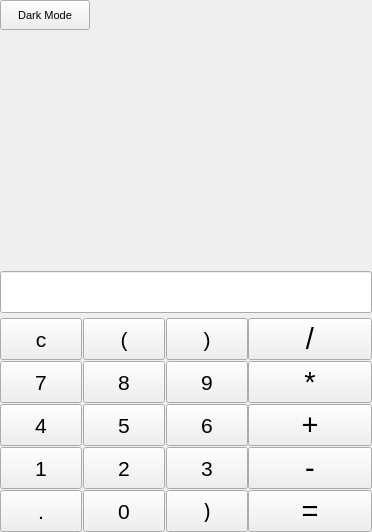
<?xml version="1.0" encoding="UTF-8"?>
<ui version="4.0">
 <class>MainWindow</class>
 <widget class="QMainWindow" name="MainWindow">
  <property name="geometry">
   <rect>
    <x>0</x>
    <y>0</y>
    <width>372</width>
    <height>532</height>
   </rect>
  </property>
  <property name="windowTitle">
   <string>MainWindow</string>
  </property>
  <widget class="QWidget" name="centralwidget">
   <layout class="QGridLayout" name="gridLayout">
    <property name="leftMargin">
     <number>0</number>
    </property>
    <property name="topMargin">
     <number>0</number>
    </property>
    <property name="rightMargin">
     <number>0</number>
    </property>
    <property name="bottomMargin">
     <number>0</number>
    </property>
    <item row="0" column="0">
     <widget class="QWidget" name="mainWidget" native="true">
      <property name="sizePolicy">
       <sizepolicy hsizetype="Expanding" vsizetype="Expanding">
        <horstretch>0</horstretch>
        <verstretch>0</verstretch>
       </sizepolicy>
      </property>
      <property name="font">
       <font>
        <pointsize>16</pointsize>
       </font>
      </property>
      <layout class="QGridLayout" name="gridLayout_2">
       <property name="leftMargin">
        <number>0</number>
       </property>
       <property name="topMargin">
        <number>0</number>
       </property>
       <property name="rightMargin">
        <number>0</number>
       </property>
       <property name="bottomMargin">
        <number>0</number>
       </property>
       <property name="horizontalSpacing">
        <number>12</number>
       </property>
       <property name="verticalSpacing">
        <number>5</number>
       </property>
       <item row="0" column="0" alignment="Qt::AlignmentFlag::AlignLeft">
        <widget class="QPushButton" name="toggleThemeBtn">
         <property name="sizePolicy">
          <sizepolicy hsizetype="Ignored" vsizetype="Ignored">
           <horstretch>0</horstretch>
           <verstretch>0</verstretch>
          </sizepolicy>
         </property>
         <property name="minimumSize">
          <size>
           <width>90</width>
           <height>30</height>
          </size>
         </property>
         <property name="maximumSize">
          <size>
           <width>90</width>
           <height>30</height>
          </size>
         </property>
         <property name="font">
          <font>
           <pointsize>8</pointsize>
          </font>
         </property>
         <property name="text">
          <string>Dark Mode</string>
         </property>
        </widget>
       </item>
       <item row="5" column="0" alignment="Qt::AlignmentFlag::AlignBottom">
        <widget class="QLineEdit" name="display">
         <property name="sizePolicy">
          <sizepolicy hsizetype="Expanding" vsizetype="Expanding">
           <horstretch>0</horstretch>
           <verstretch>0</verstretch>
          </sizepolicy>
         </property>
         <property name="font">
          <font>
           <pointsize>22</pointsize>
          </font>
         </property>
         <property name="autoFillBackground">
          <bool>false</bool>
         </property>
         <property name="inputMethodHints">
          <set>Qt::InputMethodHint::ImhNone</set>
         </property>
         <property name="text">
          <string/>
         </property>
         <property name="frame">
          <bool>true</bool>
         </property>
         <property name="alignment">
          <set>Qt::AlignmentFlag::AlignBottom|Qt::AlignmentFlag::AlignRight|Qt::AlignmentFlag::AlignTrailing</set>
         </property>
         <property name="readOnly">
          <bool>true</bool>
         </property>
        </widget>
       </item>
       <item row="6" column="0" alignment="Qt::AlignmentFlag::AlignBottom">
        <widget class="QWidget" name="padWidget" native="true">
         <property name="sizePolicy">
          <sizepolicy hsizetype="Expanding" vsizetype="Expanding">
           <horstretch>0</horstretch>
           <verstretch>0</verstretch>
          </sizepolicy>
         </property>
         <property name="font">
          <font>
           <pointsize>16</pointsize>
          </font>
         </property>
         <layout class="QHBoxLayout" name="horizontalLayout">
          <property name="spacing">
           <number>0</number>
          </property>
          <property name="leftMargin">
           <number>0</number>
          </property>
          <property name="topMargin">
           <number>0</number>
          </property>
          <property name="rightMargin">
           <number>0</number>
          </property>
          <property name="bottomMargin">
           <number>0</number>
          </property>
          <item>
           <widget class="QWidget" name="numWidget" native="true">
            <property name="sizePolicy">
             <sizepolicy hsizetype="Expanding" vsizetype="Preferred">
              <horstretch>80</horstretch>
              <verstretch>0</verstretch>
             </sizepolicy>
            </property>
            <layout class="QGridLayout" name="gridLayout_3">
             <property name="leftMargin">
              <number>0</number>
             </property>
             <property name="topMargin">
              <number>0</number>
             </property>
             <property name="rightMargin">
              <number>0</number>
             </property>
             <property name="bottomMargin">
              <number>0</number>
             </property>
             <property name="spacing">
              <number>1</number>
             </property>
             <item row="1" column="4">
              <widget class="QPushButton" name="button9">
               <property name="sizePolicy">
                <sizepolicy hsizetype="Expanding" vsizetype="Expanding">
                 <horstretch>0</horstretch>
                 <verstretch>0</verstretch>
                </sizepolicy>
               </property>
               <property name="font">
                <font>
                 <pointsize>16</pointsize>
                </font>
               </property>
               <property name="text">
                <string>9</string>
               </property>
              </widget>
             </item>
             <item row="2" column="3">
              <widget class="QPushButton" name="button5">
               <property name="sizePolicy">
                <sizepolicy hsizetype="Expanding" vsizetype="Expanding">
                 <horstretch>0</horstretch>
                 <verstretch>0</verstretch>
                </sizepolicy>
               </property>
               <property name="font">
                <font>
                 <pointsize>16</pointsize>
                </font>
               </property>
               <property name="text">
                <string>5</string>
               </property>
              </widget>
             </item>
             <item row="3" column="4">
              <widget class="QPushButton" name="button3">
               <property name="sizePolicy">
                <sizepolicy hsizetype="Expanding" vsizetype="Expanding">
                 <horstretch>0</horstretch>
                 <verstretch>0</verstretch>
                </sizepolicy>
               </property>
               <property name="font">
                <font>
                 <pointsize>16</pointsize>
                </font>
               </property>
               <property name="text">
                <string>3</string>
               </property>
              </widget>
             </item>
             <item row="1" column="3">
              <widget class="QPushButton" name="button8">
               <property name="sizePolicy">
                <sizepolicy hsizetype="Expanding" vsizetype="Expanding">
                 <horstretch>0</horstretch>
                 <verstretch>0</verstretch>
                </sizepolicy>
               </property>
               <property name="font">
                <font>
                 <pointsize>16</pointsize>
                </font>
               </property>
               <property name="text">
                <string>8</string>
               </property>
              </widget>
             </item>
             <item row="2" column="1">
              <widget class="QPushButton" name="button4">
               <property name="sizePolicy">
                <sizepolicy hsizetype="Expanding" vsizetype="Expanding">
                 <horstretch>0</horstretch>
                 <verstretch>0</verstretch>
                </sizepolicy>
               </property>
               <property name="font">
                <font>
                 <pointsize>16</pointsize>
                </font>
               </property>
               <property name="text">
                <string>4</string>
               </property>
              </widget>
             </item>
             <item row="4" column="3">
              <widget class="QPushButton" name="button0">
               <property name="sizePolicy">
                <sizepolicy hsizetype="Expanding" vsizetype="Expanding">
                 <horstretch>0</horstretch>
                 <verstretch>0</verstretch>
                </sizepolicy>
               </property>
               <property name="font">
                <font>
                 <pointsize>16</pointsize>
                </font>
               </property>
               <property name="text">
                <string>0</string>
               </property>
              </widget>
             </item>
             <item row="1" column="1">
              <widget class="QPushButton" name="button7">
               <property name="sizePolicy">
                <sizepolicy hsizetype="Expanding" vsizetype="Expanding">
                 <horstretch>0</horstretch>
                 <verstretch>0</verstretch>
                </sizepolicy>
               </property>
               <property name="font">
                <font>
                 <pointsize>16</pointsize>
                </font>
               </property>
               <property name="text">
                <string>7</string>
               </property>
              </widget>
             </item>
             <item row="2" column="4">
              <widget class="QPushButton" name="button6">
               <property name="sizePolicy">
                <sizepolicy hsizetype="Expanding" vsizetype="Expanding">
                 <horstretch>0</horstretch>
                 <verstretch>0</verstretch>
                </sizepolicy>
               </property>
               <property name="font">
                <font>
                 <pointsize>16</pointsize>
                </font>
               </property>
               <property name="text">
                <string>6</string>
               </property>
              </widget>
             </item>
             <item row="4" column="4">
              <widget class="QPushButton" name="backspaceButton">
               <property name="sizePolicy">
                <sizepolicy hsizetype="Expanding" vsizetype="Expanding">
                 <horstretch>0</horstretch>
                 <verstretch>0</verstretch>
                </sizepolicy>
               </property>
               <property name="font">
                <font>
                 <family>Wingdings 3</family>
                 <pointsize>16</pointsize>
                </font>
               </property>
               <property name="mouseTracking">
                <bool>true</bool>
               </property>
               <property name="tabletTracking">
                <bool>false</bool>
               </property>
               <property name="contextMenuPolicy">
                <enum>Qt::ContextMenuPolicy::DefaultContextMenu</enum>
               </property>
               <property name="acceptDrops">
                <bool>false</bool>
               </property>
               <property name="text">
                <string>)</string>
               </property>
               <property name="checkable">
                <bool>false</bool>
               </property>
               <property name="checked">
                <bool>false</bool>
               </property>
               <property name="autoRepeat">
                <bool>false</bool>
               </property>
               <property name="autoExclusive">
                <bool>false</bool>
               </property>
              </widget>
             </item>
             <item row="3" column="1">
              <widget class="QPushButton" name="button1">
               <property name="sizePolicy">
                <sizepolicy hsizetype="Expanding" vsizetype="Expanding">
                 <horstretch>0</horstretch>
                 <verstretch>0</verstretch>
                </sizepolicy>
               </property>
               <property name="font">
                <font>
                 <pointsize>16</pointsize>
                </font>
               </property>
               <property name="text">
                <string>1</string>
               </property>
              </widget>
             </item>
             <item row="4" column="1">
              <widget class="QPushButton" name="buttonDot">
               <property name="sizePolicy">
                <sizepolicy hsizetype="Expanding" vsizetype="Expanding">
                 <horstretch>0</horstretch>
                 <verstretch>0</verstretch>
                </sizepolicy>
               </property>
               <property name="font">
                <font>
                 <pointsize>16</pointsize>
                </font>
               </property>
               <property name="text">
                <string>.</string>
               </property>
              </widget>
             </item>
             <item row="3" column="3">
              <widget class="QPushButton" name="button2">
               <property name="sizePolicy">
                <sizepolicy hsizetype="Expanding" vsizetype="Expanding">
                 <horstretch>0</horstretch>
                 <verstretch>0</verstretch>
                </sizepolicy>
               </property>
               <property name="font">
                <font>
                 <pointsize>16</pointsize>
                </font>
               </property>
               <property name="text">
                <string>2</string>
               </property>
              </widget>
             </item>
             <item row="0" column="4">
              <widget class="QPushButton" name="buttonCloseBracket">
               <property name="sizePolicy">
                <sizepolicy hsizetype="Expanding" vsizetype="Expanding">
                 <horstretch>0</horstretch>
                 <verstretch>0</verstretch>
                </sizepolicy>
               </property>
               <property name="font">
                <font>
                 <pointsize>16</pointsize>
                </font>
               </property>
               <property name="text">
                <string>)</string>
               </property>
              </widget>
             </item>
             <item row="0" column="3">
              <widget class="QPushButton" name="buttonOpenBracket">
               <property name="sizePolicy">
                <sizepolicy hsizetype="Expanding" vsizetype="Expanding">
                 <horstretch>0</horstretch>
                 <verstretch>0</verstretch>
                </sizepolicy>
               </property>
               <property name="font">
                <font>
                 <pointsize>16</pointsize>
                </font>
               </property>
               <property name="text">
                <string>(</string>
               </property>
              </widget>
             </item>
             <item row="0" column="1">
              <widget class="QPushButton" name="buttonClear">
               <property name="sizePolicy">
                <sizepolicy hsizetype="Expanding" vsizetype="Expanding">
                 <horstretch>0</horstretch>
                 <verstretch>0</verstretch>
                </sizepolicy>
               </property>
               <property name="font">
                <font>
                 <pointsize>16</pointsize>
                </font>
               </property>
               <property name="text">
                <string>c</string>
               </property>
              </widget>
             </item>
            </layout>
           </widget>
          </item>
          <item>
           <widget class="QWidget" name="opWidget" native="true">
            <property name="sizePolicy">
             <sizepolicy hsizetype="Expanding" vsizetype="Preferred">
              <horstretch>40</horstretch>
              <verstretch>0</verstretch>
             </sizepolicy>
            </property>
            <property name="font">
             <font>
              <pointsize>16</pointsize>
             </font>
            </property>
            <layout class="QVBoxLayout" name="verticalLayout_2">
             <property name="spacing">
              <number>1</number>
             </property>
             <property name="leftMargin">
              <number>0</number>
             </property>
             <property name="topMargin">
              <number>0</number>
             </property>
             <property name="rightMargin">
              <number>0</number>
             </property>
             <property name="bottomMargin">
              <number>0</number>
             </property>
             <item>
              <widget class="QPushButton" name="buttonDiv">
               <property name="sizePolicy">
                <sizepolicy hsizetype="Expanding" vsizetype="Expanding">
                 <horstretch>0</horstretch>
                 <verstretch>0</verstretch>
                </sizepolicy>
               </property>
               <property name="font">
                <font>
                 <pointsize>22</pointsize>
                </font>
               </property>
               <property name="mouseTracking">
                <bool>true</bool>
               </property>
               <property name="tabletTracking">
                <bool>false</bool>
               </property>
               <property name="contextMenuPolicy">
                <enum>Qt::ContextMenuPolicy::DefaultContextMenu</enum>
               </property>
               <property name="acceptDrops">
                <bool>false</bool>
               </property>
               <property name="text">
                <string>/</string>
               </property>
               <property name="checkable">
                <bool>false</bool>
               </property>
               <property name="checked">
                <bool>false</bool>
               </property>
               <property name="autoRepeat">
                <bool>false</bool>
               </property>
               <property name="autoExclusive">
                <bool>false</bool>
               </property>
              </widget>
             </item>
             <item>
              <widget class="QPushButton" name="buttonMul">
               <property name="sizePolicy">
                <sizepolicy hsizetype="Expanding" vsizetype="Expanding">
                 <horstretch>0</horstretch>
                 <verstretch>0</verstretch>
                </sizepolicy>
               </property>
               <property name="font">
                <font>
                 <pointsize>22</pointsize>
                </font>
               </property>
               <property name="mouseTracking">
                <bool>true</bool>
               </property>
               <property name="tabletTracking">
                <bool>false</bool>
               </property>
               <property name="contextMenuPolicy">
                <enum>Qt::ContextMenuPolicy::DefaultContextMenu</enum>
               </property>
               <property name="acceptDrops">
                <bool>false</bool>
               </property>
               <property name="text">
                <string>*</string>
               </property>
               <property name="checkable">
                <bool>false</bool>
               </property>
               <property name="checked">
                <bool>false</bool>
               </property>
               <property name="autoRepeat">
                <bool>false</bool>
               </property>
               <property name="autoExclusive">
                <bool>false</bool>
               </property>
              </widget>
             </item>
             <item>
              <widget class="QPushButton" name="buttonAdd">
               <property name="enabled">
                <bool>true</bool>
               </property>
               <property name="sizePolicy">
                <sizepolicy hsizetype="Expanding" vsizetype="Expanding">
                 <horstretch>0</horstretch>
                 <verstretch>0</verstretch>
                </sizepolicy>
               </property>
               <property name="font">
                <font>
                 <pointsize>22</pointsize>
                </font>
               </property>
               <property name="mouseTracking">
                <bool>true</bool>
               </property>
               <property name="tabletTracking">
                <bool>false</bool>
               </property>
               <property name="focusPolicy">
                <enum>Qt::FocusPolicy::StrongFocus</enum>
               </property>
               <property name="contextMenuPolicy">
                <enum>Qt::ContextMenuPolicy::DefaultContextMenu</enum>
               </property>
               <property name="acceptDrops">
                <bool>false</bool>
               </property>
               <property name="autoFillBackground">
                <bool>false</bool>
               </property>
               <property name="text">
                <string>+</string>
               </property>
               <property name="checkable">
                <bool>false</bool>
               </property>
               <property name="checked">
                <bool>false</bool>
               </property>
               <property name="autoRepeat">
                <bool>false</bool>
               </property>
               <property name="autoExclusive">
                <bool>false</bool>
               </property>
               <property name="autoDefault">
                <bool>false</bool>
               </property>
               <property name="default">
                <bool>false</bool>
               </property>
               <property name="flat">
                <bool>false</bool>
               </property>
              </widget>
             </item>
             <item>
              <widget class="QPushButton" name="buttonSub">
               <property name="sizePolicy">
                <sizepolicy hsizetype="Expanding" vsizetype="Expanding">
                 <horstretch>0</horstretch>
                 <verstretch>0</verstretch>
                </sizepolicy>
               </property>
               <property name="font">
                <font>
                 <pointsize>22</pointsize>
                </font>
               </property>
               <property name="mouseTracking">
                <bool>true</bool>
               </property>
               <property name="tabletTracking">
                <bool>false</bool>
               </property>
               <property name="contextMenuPolicy">
                <enum>Qt::ContextMenuPolicy::DefaultContextMenu</enum>
               </property>
               <property name="acceptDrops">
                <bool>false</bool>
               </property>
               <property name="text">
                <string>-</string>
               </property>
               <property name="checkable">
                <bool>false</bool>
               </property>
               <property name="checked">
                <bool>false</bool>
               </property>
               <property name="autoRepeat">
                <bool>false</bool>
               </property>
               <property name="autoExclusive">
                <bool>false</bool>
               </property>
              </widget>
             </item>
             <item>
              <widget class="QPushButton" name="buttonEqual">
               <property name="sizePolicy">
                <sizepolicy hsizetype="Expanding" vsizetype="Expanding">
                 <horstretch>0</horstretch>
                 <verstretch>0</verstretch>
                </sizepolicy>
               </property>
               <property name="font">
                <font>
                 <family>Segoe UI</family>
                 <pointsize>22</pointsize>
                </font>
               </property>
               <property name="text">
                <string>=</string>
               </property>
              </widget>
             </item>
            </layout>
           </widget>
          </item>
         </layout>
        </widget>
       </item>
       <item row="1" column="0" rowspan="3">
        <widget class="QLabel" name="calcHistory">
         <property name="sizePolicy">
          <sizepolicy hsizetype="Ignored" vsizetype="Ignored">
           <horstretch>0</horstretch>
           <verstretch>0</verstretch>
          </sizepolicy>
         </property>
         <property name="font">
          <font>
           <pointsize>18</pointsize>
          </font>
         </property>
         <property name="text">
          <string/>
         </property>
         <property name="alignment">
          <set>Qt::AlignmentFlag::AlignBottom|Qt::AlignmentFlag::AlignRight|Qt::AlignmentFlag::AlignTrailing</set>
         </property>
        </widget>
       </item>
      </layout>
     </widget>
    </item>
   </layout>
  </widget>
 </widget>
 <resources/>
 <connections/>
</ui>
